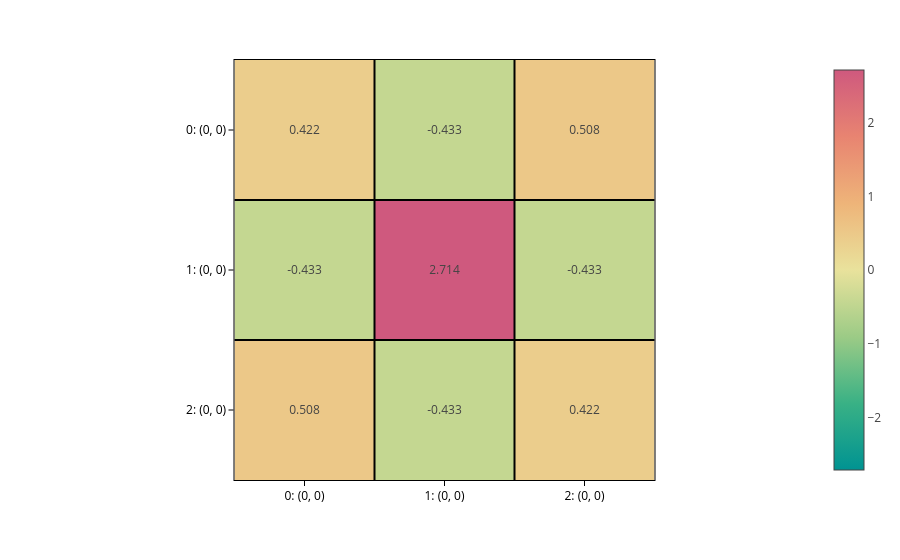

Notebook cell for this chart:
### Markdown cell above
And we also provide `plot_basis_matrix`, a nice tool to quickly visualize the matrix and understand what you got.

### Code cell
from graph2mat.tools.viz import plot_basis_matrix

plot_basis_matrix(
    matrix,
    config,
    point_lines={"color": "black"},
    basis_lines={"color": "blue"},
    colorscale="temps",
    text=".3f",
    basis_labels=True,
)

### Figure 1 — Plotly figure (JSON) as saved in the notebook; plotly's stock layout.template omitted (floating-point values rounded to 4 significant figures)
{"data": [{"coloraxis": "coloraxis", "hovertemplate": "x: %{x}<br>y: %{y}<br>color: %{z}<extra></extra>", "name": "0", "texttemplate": "%{z:.3f}", "type": "heatmap", "xaxis": "x", "yaxis": "y", "z": [[0.4219, -0.4331, 0.5075], [-0.4331, 2.714, -0.4331], [0.5075, -0.4331, 0.4219]]}], "layout": {"coloraxis": {"cmid": 0, "colorscale": [[0, "rgb(0, 147, 146)"], [0.1667, "rgb(57, 177, 133)"], [0.3333, "rgb(156, 203, 134)"], [0.5, "rgb(233, 226, 156)"], [0.6667, "rgb(238, 180, 121)"], [0.8333, "rgb(232, 132, 113)"], [1, "rgb(207, 89, 126)"]]}, "margin": {"t": 60}, "shapes": [{"line": {"color": "black"}, "type": "line", "x0": 0, "x1": 1, "xref": "x domain", "y0": 0.5, "y1": 0.5, "yref": "y"}, {"line": {"color": "black"}, "type": "line", "x0": 0.5, "x1": 0.5, "xref": "x", "y0": 0, "y1": 1, "yref": "y domain"}, {"line": {"color": "black"}, "type": "line", "x0": 0, "x1": 1, "xref": "x domain", "y0": 1.5, "y1": 1.5, "yref": "y"}, {"line": {"color": "black"}, "type": "line", "x0": 1.5, "x1": 1.5, "xref": "x", "y0": 0, "y1": 1, "yref": "y domain"}], "xaxis": {"anchor": "y", "constrain": "domain", "domain": [0, 1], "scaleanchor": "y", "ticktext": ["0: (0, 0)", "1: (0, 0)", "2: (0, 0)"], "tickvals": [0, 1, 2]}, "yaxis": {"anchor": "x", "autorange": "reversed", "constrain": "domain", "domain": [0, 1], "ticktext": ["0: (0, 0)", "1: (0, 0)", "2: (0, 0)"], "tickvals": [0, 1, 2]}}}
